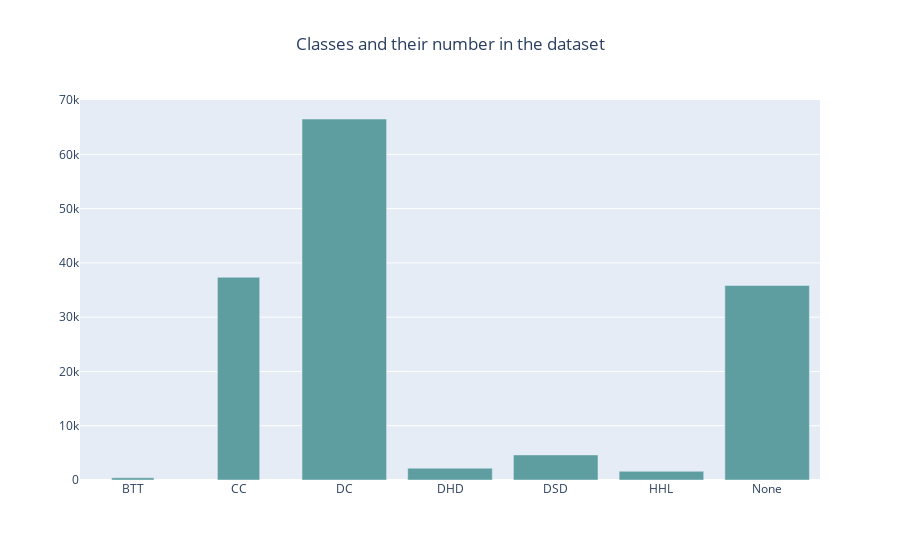

Here is the notebook cell this chart was saved with:
### Code cell
groups = data_Clean.groupby(by=Label).count()[A]
fig = go.Figure()
fig.add_trace(go.Bar(
    x=groups.index,
    y=groups,
    marker_color='cadetblue',
    width=[0.4, 0.4]))
fig.update_layout(title='Classes and their number in the dataset', title_x=0.5)

### Figure 1 — Plotly figure (JSON) as saved in the notebook; plotly's stock layout.template omitted (floating-point values rounded to 4 significant figures)
{"data": [{"marker": {"color": "cadetblue"}, "type": "bar", "width": [0.4, 0.4], "x": ["BTT", "CC", "DC", "DHD", "DSD", "HHL", "None"], "y": [410, 37365, 66518, 2187, 4624, 1604, 35850]}], "layout": {"title": {"text": "Classes and their number in the dataset", "x": 0.5}}}
